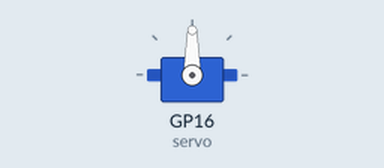
The program below on a simulated Raspberry Pi Pico running MicroPython. Parts: servo. Servo angles are drawn from the pulse width (0.5 ms = 0°, 2.5 ms = 180°).

Above: at 0.05 s.
At 2.0 s:
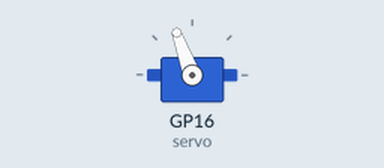
At 4.0 s:
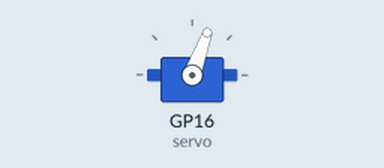
Timing chart, 0 to 5.2 s (numbered marks = the images above):
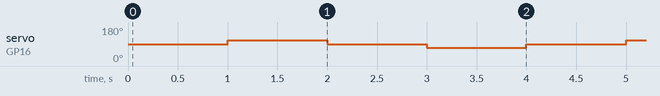

Measured:
- by itself, servo on GP16 (servo): repeats every 4.0 s: 90° 1.0 s, 70° 1.0 s, 90° 1.0 s, 110° 1.0 s

The program:

servo_simple.py
```python
# Simple servo test
# black -> pin 38 (GND)   red -> pin 39 (VSYS)   white -> pin 21 (GP16)
from machine import Pin, PWM
import time

servo = PWM(Pin(16))
servo.freq(50)


def angle(deg):              # 0 = middle, + one way, - the other way
    servo.duty_ns(int((1500 + deg * 7.4) * 1000))


while True:
    angle(0)
    time.sleep(1)
    angle(30)
    time.sleep(1)
    angle(0)
    time.sleep(1)
    angle(-30)
    time.sleep(1)
```
